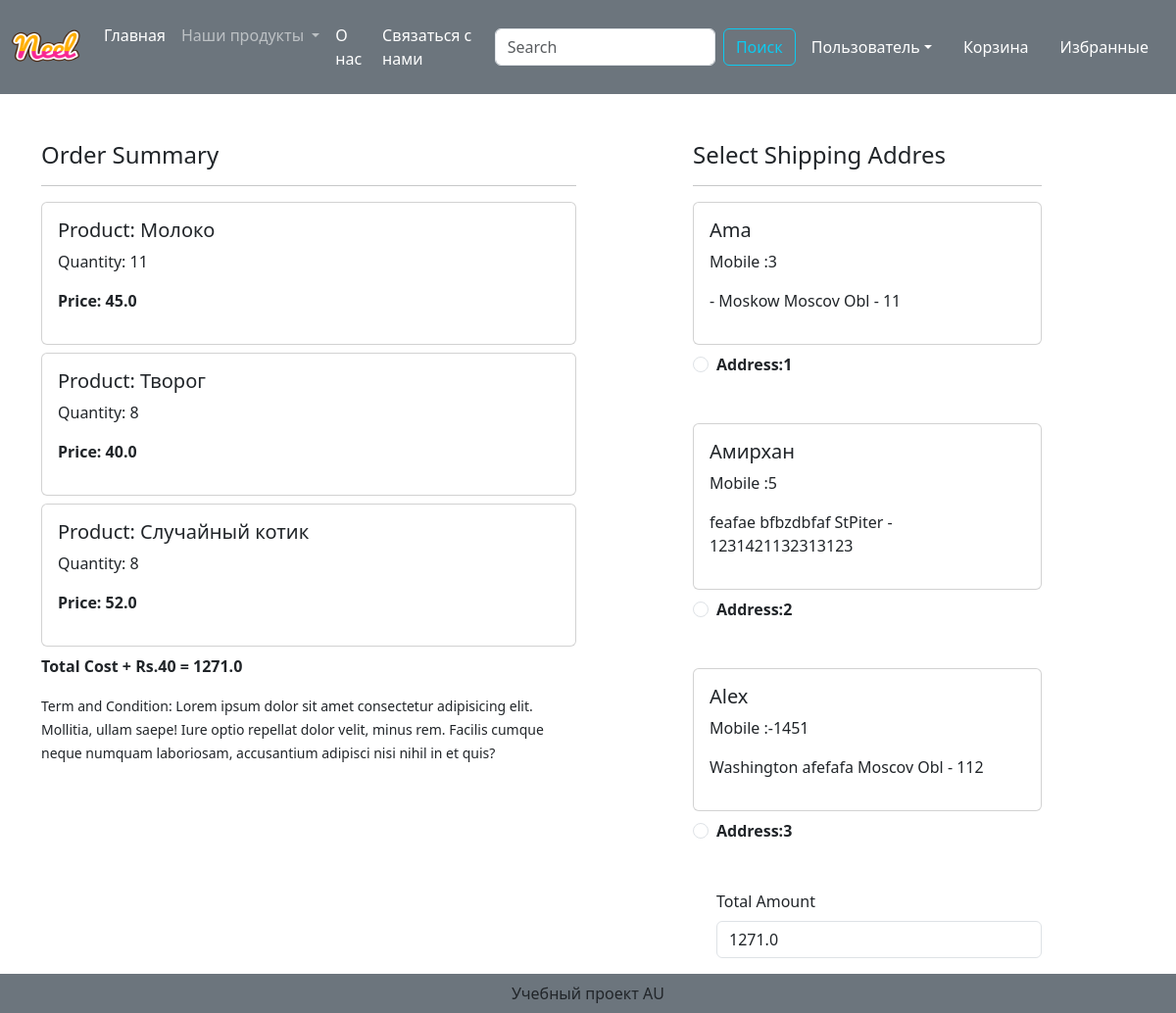
/checkout/ (signed in), run on the app's committed database.
### myapp/models.py (models this page shows, shortened)
class Cart(models.Model):
    user = models.ForeignKey(User, on_delete=models.CASCADE)
    product = models.ForeignKey(Product, on_delete=models.CASCADE)
    quantity = models.PositiveIntegerField(default=1)

class Product(models.Model):
    title = models.CharField(max_length=100)
    selling_price = models.FloatField()
    discounted_price = models.FloatField()
    description = models.TextField()
    composition = models.TextField()
    prodapp = models.TextField()
    category = models.CharField(choices=CATEGORY_CHOICES, max_length=2)
    product_image = models.ImageField('product')

class Customer(models.Model):
    user     = models.ForeignKey(User, on_delete=models.CASCADE)
    name     = models.CharField(max_length=200)
    locality = models.CharField(max_length=200)
    city     = models.CharField(max_length=50)
    mobile   = models.IntegerField(default=0)
    zipcode  = models.IntegerField()
    state    = models.CharField(choices=STATE_CHOICES, max_length=100)

### myapp/views.py (the view)
# urls.py: path('checkout/', views.Checkout.as_view(), name='checkout'),
class Checkout(View):
    def get(self, request):
        user = request.user
        add = Customer.objects.filter(user=user)
        cart_items=Cart.objects.filter(user=user)
        famount = 0
        for p in cart_items:
            value = p.quantity * p.product.discounted_price
            famount = famount + value
        totalamount = famount + 40
        return render(request, 'myapp/checkout.html', locals())

### myapp/templates/myapp/checkout.html (shortened to what this page needs)
{% extends 'myapp/base.html' %}
{% load static %}
{% block main-content %}
<div class="container">
    <div class="row mt-5">
        <div class="col-sm-6">
            <h4>Order Summary</h4>
            <hr>
            {% for item in cart_items %}
            <div class="card mb-2">
                <div class="card-body">
                    <h5>Product: {{item.product.title}}</h5>
                    <p>Quantity: {{item.quantity}}</p>
                    <p class="fw-bold">Price: {{item.product.discounted_price}}</p>
                </div>
            </div>
            {% endfor %}
            <p class="fw-bold">Total Cost + Rs.40 = {{totalamount}}</p>
            <small> Term and Condition: Lorem ipsum dolor sit amet consectetur adipisicing elit. Mollitia, ullam saepe! Iure optio repellat dolor velit, minus rem. Facilis cumque neque numquam laboriosam, accusantium adipisci nisi nihil in et quis? </small>
        </div>
            <div class="col-sm-4 offset-sm-1">
                <h4>Select Shipping Addres</h4>
                    <hr>
                    <form method="post" id="myform">
                        {% for ad in add %}
                        <div class="card">
                            <div class="card-body">
                                <h5>{{ad.name}}</h5>
                                <p>Mobile :{{ad.mobile}}</p>
                                <p>{{ad.locality}} {{ad.city}} {{ad.state}} - {{ad.zipcode}}</p>
                            </div>
                        </div>
                        <div class="form-check mt-2 mb-5">
                            <input class="form-check-input" type="radio" name="custid" id="custadd{{forloop.counter}}" value="{{ad.id}}">
                            <label class="form-check-label fw-bold" for="custadd{{forloop.counter}}">Address:{{forloop.counter}} </label>
                        </div>
                        {% endfor %}
                        <div class=form-check mb-3>
                            <label for="totalamount" class="form-label">Total Amount</label>
                            <input type="nubmer" class="form-control" name="totalamount" value={{totalamount}} readonly>
                        </div>
                        <div class="text-end">
                            <button id="rzp-button1" type="submit" class="btn btn-warning mt-3 px-5 fw-bold">Payment</button>
                        </div>
                    </form>
            </div>
    </div>
</div>
{% endblock main-content %}

### data on the page
Cart: product "Молоко", quantity "11", product.discounted_price "45.0"
Cart: product "Творог", quantity "8", product.discounted_price "40.0"
Cart: product "Случайный котик", quantity "8", product.discounted_price "52.0"
Customer: name "Ama", mobile "3", locality "-", city "Moskow", state "Moscov Obl", zipcode "11"
Customer: name "Амирхан", mobile "5", locality "feafae", city "bfbzdbfaf", state "StPiter", zipcode "1231421132313123"
Customer: name "Alex", mobile "-1451", locality "Washington", city "afefafa", state "Moscov Obl", zipcode "112"

### other printed values
{{ totalamount }} "1271.0"
